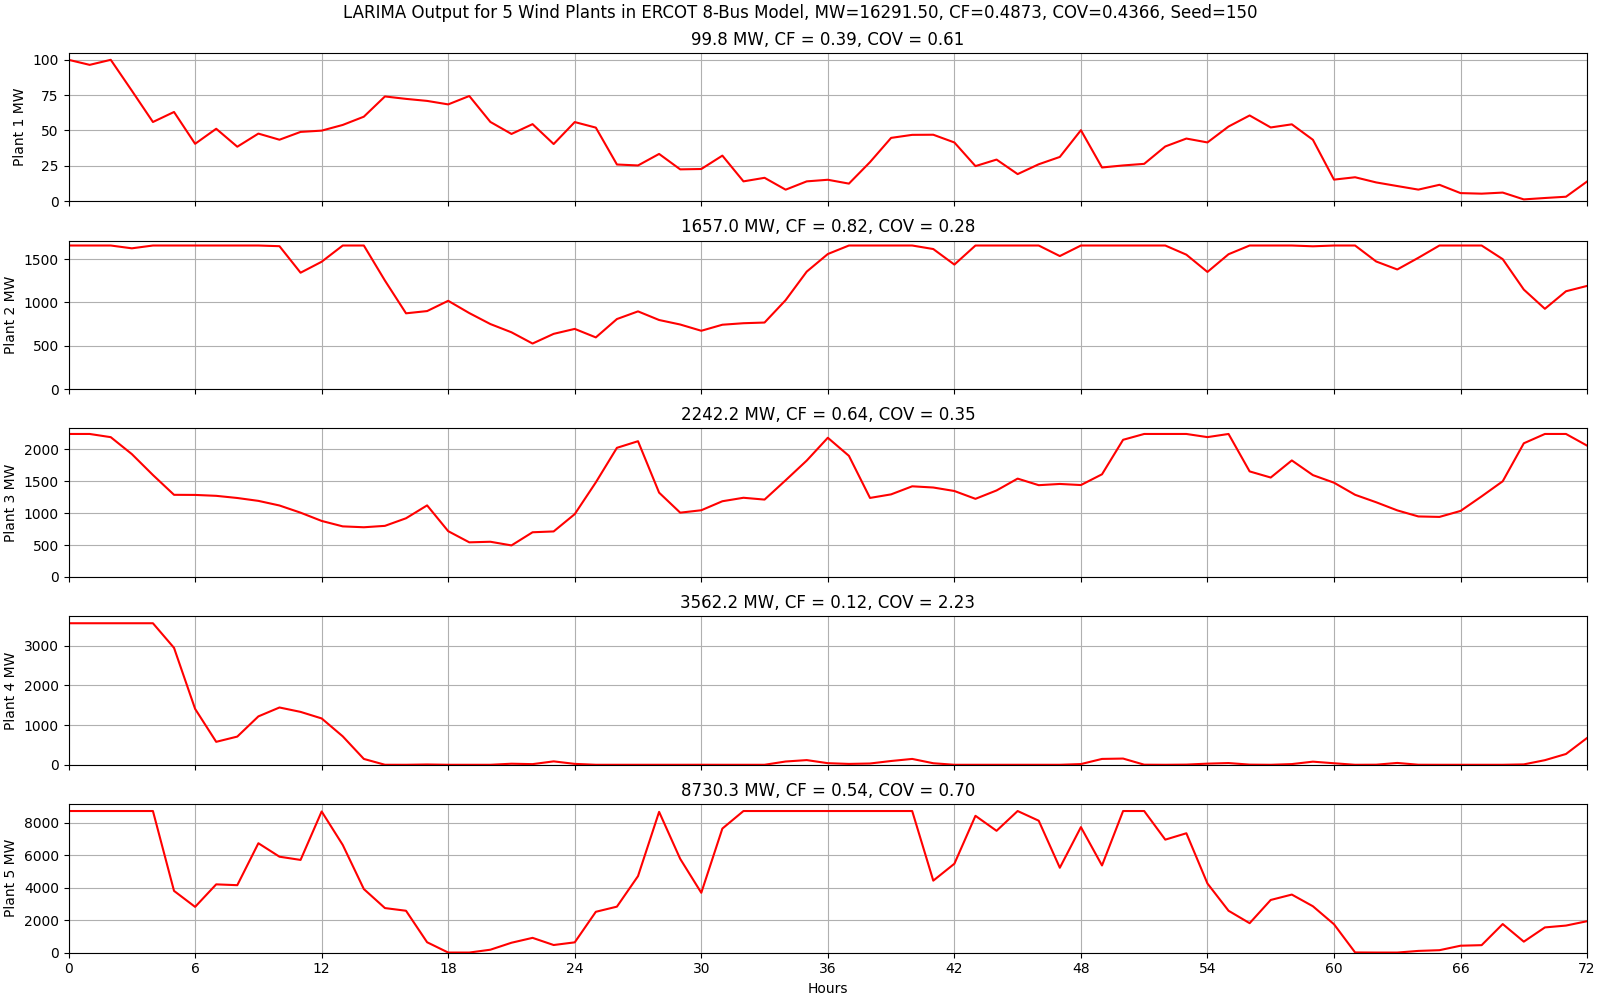

Source code (Python):
# Copyright (C) 2021-2023 Battelle Memorial Institute
# file: wind_plants.py
# plots output from 5 synthetic wind plants in the ERCOT 8-bus test system
# see https://doi.org/10.1016/j.apenergy.2020.115182 for description of the 8-bus test system
# see https://doi.org/10.1109/TPWRS.2009.2033277 for details on the synthetic wind plant method

import numpy as np
import matplotlib.pyplot as plt
import math
import os
import sys
import i2x.mpow_utilities as mpow

if __name__ == '__main__':
  plt.rcParams['savefig.directory'] = os.getcwd()
  seed = None
  if len(sys.argv) > 1:
    seed = int(sys.argv[1])
    np.random.seed(seed)

  dt = 3600 # seconds, use hourly for MOST
  days = 3
  tticks = np.linspace(0, days*24, days*4+1)

  Pnorm = 165.6

  # create normalized LARIMA models for the wind plants
  wind_plants = mpow.ercot8_wind_plants
  buses = mpow.ercot8_wind_plant_buses

  nplants = wind_plants.shape[0]
  n = 24 * days + 1

  h = np.linspace (0, n - 1, n)
  p = np.zeros (shape = (nplants, n))
  alag = np.zeros (nplants)
  ylag = np.zeros (nplants)
  Theta0 = np.ones (nplants)
  Theta1 = np.ones (nplants)
  StdDev = np.ones (nplants)
  Psi1 = np.ones (nplants)
  Ylim = np.ones (nplants)

  print ('Simulating', days, 'days with seed', seed)
  print (' # Bus      MW   scale  Theta0  Theta1  StdDev    Psi1    Ylim')
  for j in range (nplants):
    scale = wind_plants [j] / Pnorm
    Theta0[j] = 0.05 * math.sqrt (scale)
    Theta1[j] = -0.1 * (scale)
    StdDev[j] = math.sqrt (1.172 * math.sqrt (scale))
    Psi1[j] = 1.0
    Ylim[j] = math.sqrt (wind_plants[j])
    alag[j] = Theta0[j]
    ylag[j] = Ylim[j]
    print ('{:2d} {:3d} {:7.2f} {:7.4f} {:7.4f} {:7.4f} {:7.4f} {:7.4f} {:7.2f}'.format(j+1, 
                                                                                        buses[j], 
                                                                                        wind_plants[j], 
                                                                                        scale, 
                                                                                        Theta0[j], 
                                                                                        Theta1[j], 
                                                                                        StdDev[j], 
                                                                                        Psi1[j], 
                                                                                        Ylim[j]))

  # time-stepping to generate the hourly plant outputs
  i = 0
  ts = 0
  tmax = days * 24 * 3600
  tnext_wind = 0
  wind_period = 3600

  while ts <= tmax:
    if ts >= tnext_wind:
      for j in range (nplants):
        if i > 0:
          a = np.random.normal (0.0, StdDev[j])
          y = Theta0[j] + a - Theta1[j] * alag[j] + Psi1[j] * ylag[j]
          alag[j] = a
        else:
          y = ylag[j]
        if y > Ylim[j]:
          y = Ylim[j]
        elif y < 0.0:
          y = 0.0
        p[j,i] = y * y
        if i > 0:
          ylag[j] = y
      i += 1
      tnext_wind += wind_period
    ts += dt

  # save hourly outputs for MOST
  np.savetxt ('wind_plants.dat', np.transpose(np.vstack((h, p))), fmt='%.4f', delimiter=',')

  # summarize each plant
  CF = np.zeros (nplants)
  COV = np.zeros (nplants)
  msg = [None] * nplants
  print (' #      MW      CF     COV')
  sys_capacity = 0.0
  sys_average = 0.0
  sys_variance = 0.0
  for j in range (nplants):
    p_avg = p[j,:].mean()
    p_std = p[j,:].std()
    CF[j] = p_avg / wind_plants[j]
    COV[j] = p_std / p_avg
    sys_capacity += wind_plants[j]
    sys_average += p_avg
    sys_variance += (p_std*p_std)
    msg[j] = 'Bus {:d} Wind={:.1f}'.format (buses[j], wind_plants[j]) + ' MW, CF = ' + '{:.2f}'.format (CF[j]) + ', COV = ' + '{:.2f}'.format (COV[j])  
    print ('{:2d} {:7.2f} {:7.4f} {:7.4f}'.format(j+1, wind_plants[j], CF[j], COV[j]))
  sys_CF = sys_average/sys_capacity
  sys_COV = math.sqrt(sys_variance)/sys_average
  print ('System capacity={:.2f} MW, CF={:.4f}, COV={:.4f}'.format (sys_capacity, sys_CF, sys_COV))

  # plot each plant
  fig, ax = plt.subplots(nplants, 1, sharex = 'col', figsize=(16,10), constrained_layout=True)
  fig.suptitle ('LARIMA Output for {:d} Wind Plants in ERCOT 8-Bus Model, MW={:.2f}, CF={:.4f}, COV={:.4f}, Seed={:s}'.format(nplants, sys_capacity, sys_CF, sys_COV, str(seed)))

  for j in range (nplants):
    ax[j].set_title (msg[j])
    ax[j].set_ylabel ('Plant {:d} MW'.format(j+1))
    ax[j].plot (h, p[j,:], 'r')
    ax[j].set_xticks(tticks)
    ax[j].set_xlim (tticks[0], tticks[-1])
    ax[j].set_ylim (0.0)
    ax[j].grid()
  ax[nplants-1].set_xlabel ('Hours')

  plt.show()



